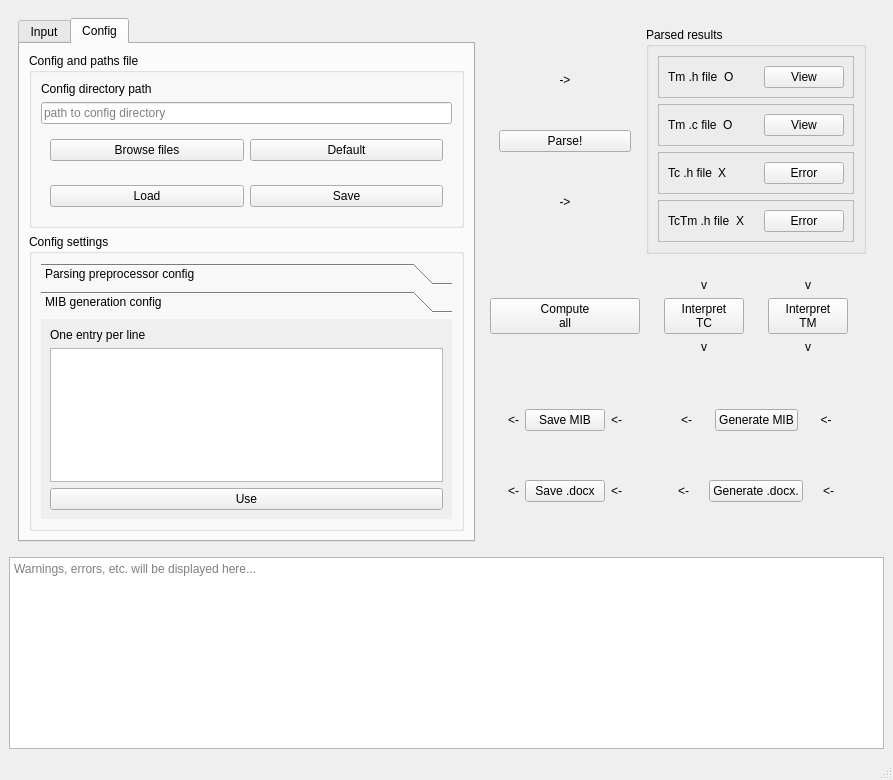
<?xml version="1.0" encoding="UTF-8"?>
<ui version="4.0">
 <class>MainWindow</class>
 <widget class="QMainWindow" name="MainWindow">
  <property name="geometry">
   <rect>
    <x>0</x>
    <y>0</y>
    <width>893</width>
    <height>780</height>
   </rect>
  </property>
  <property name="windowTitle">
   <string>MainWindow</string>
  </property>
  <widget class="QWidget" name="centralwidget">
   <layout class="QVBoxLayout" name="verticalLayout_27">
    <item>
     <widget class="QWidget" name="widget_2" native="true">
      <property name="sizePolicy">
       <sizepolicy hsizetype="Preferred" vsizetype="Preferred">
        <horstretch>0</horstretch>
        <verstretch>0</verstretch>
       </sizepolicy>
      </property>
      <layout class="QHBoxLayout" name="horizontalLayout_4">
       <item>
        <widget class="QTabWidget" name="tabWidget">
         <property name="currentIndex">
          <number>1</number>
         </property>
         <widget class="QWidget" name="tab">
          <attribute name="title">
           <string>Input</string>
          </attribute>
          <layout class="QVBoxLayout" name="verticalLayout">
           <item>
            <widget class="QGroupBox" name="groupBox">
             <property name="title">
              <string>Input</string>
             </property>
             <layout class="QVBoxLayout" name="verticalLayout_34">
              <item>
               <widget class="QToolBox" name="toolBox">
                <property name="currentIndex">
                 <number>3</number>
                </property>
                <widget class="QWidget" name="page_17">
                 <property name="geometry">
                  <rect>
                   <x>0</x>
                   <y>0</y>
                   <width>404</width>
                   <height>97</height>
                  </rect>
                 </property>
                 <attribute name="label">
                  <string>Tm .h file</string>
                 </attribute>
                 <layout class="QVBoxLayout" name="verticalLayout_23">
                  <item>
                   <widget class="QLabel" name="label_30">
                    <property name="sizePolicy">
                     <sizepolicy hsizetype="Preferred" vsizetype="Fixed">
                      <horstretch>0</horstretch>
                      <verstretch>0</verstretch>
                     </sizepolicy>
                    </property>
                    <property name="text">
                     <string>File path:</string>
                    </property>
                   </widget>
                  </item>
                  <item>
                   <widget class="QLineEdit" name="TmHfield">
                    <property name="text">
                     <string/>
                    </property>
                    <property name="placeholderText">
                     <string>path to file</string>
                    </property>
                   </widget>
                  </item>
                  <item>
                   <widget class="QPushButton" name="TmHbutton">
                    <property name="text">
                     <string>Browse files</string>
                    </property>
                   </widget>
                  </item>
                 </layout>
                </widget>
                <widget class="QWidget" name="page_18">
                 <property name="geometry">
                  <rect>
                   <x>0</x>
                   <y>0</y>
                   <width>404</width>
                   <height>97</height>
                  </rect>
                 </property>
                 <attribute name="label">
                  <string>Tm .c file</string>
                 </attribute>
                 <layout class="QVBoxLayout" name="verticalLayout_24">
                  <item>
                   <widget class="QLabel" name="label_31">
                    <property name="sizePolicy">
                     <sizepolicy hsizetype="Preferred" vsizetype="Fixed">
                      <horstretch>0</horstretch>
                      <verstretch>0</verstretch>
                     </sizepolicy>
                    </property>
                    <property name="text">
                     <string>File path:</string>
                    </property>
                   </widget>
                  </item>
                  <item>
                   <widget class="QLineEdit" name="TmCfield">
                    <property name="text">
                     <string/>
                    </property>
                    <property name="placeholderText">
                     <string>path to file</string>
                    </property>
                   </widget>
                  </item>
                  <item>
                   <widget class="QPushButton" name="TmCbutton">
                    <property name="text">
                     <string>Browse files</string>
                    </property>
                   </widget>
                  </item>
                 </layout>
                </widget>
                <widget class="QWidget" name="page_19">
                 <property name="geometry">
                  <rect>
                   <x>0</x>
                   <y>0</y>
                   <width>404</width>
                   <height>97</height>
                  </rect>
                 </property>
                 <attribute name="label">
                  <string>Tc .h file</string>
                 </attribute>
                 <layout class="QVBoxLayout" name="verticalLayout_25">
                  <item>
                   <widget class="QLabel" name="label_32">
                    <property name="sizePolicy">
                     <sizepolicy hsizetype="Preferred" vsizetype="Fixed">
                      <horstretch>0</horstretch>
                      <verstretch>0</verstretch>
                     </sizepolicy>
                    </property>
                    <property name="text">
                     <string>File path:</string>
                    </property>
                   </widget>
                  </item>
                  <item>
                   <widget class="QLineEdit" name="TcHfield">
                    <property name="text">
                     <string/>
                    </property>
                    <property name="placeholderText">
                     <string>path to file</string>
                    </property>
                   </widget>
                  </item>
                  <item>
                   <widget class="QPushButton" name="TcHbutton">
                    <property name="text">
                     <string>Browse files</string>
                    </property>
                   </widget>
                  </item>
                 </layout>
                </widget>
                <widget class="QWidget" name="page_20">
                 <property name="geometry">
                  <rect>
                   <x>0</x>
                   <y>0</y>
                   <width>404</width>
                   <height>97</height>
                  </rect>
                 </property>
                 <attribute name="label">
                  <string>TcTm .h file</string>
                 </attribute>
                 <layout class="QVBoxLayout" name="verticalLayout_26">
                  <item>
                   <widget class="QLabel" name="label_33">
                    <property name="sizePolicy">
                     <sizepolicy hsizetype="Preferred" vsizetype="Fixed">
                      <horstretch>0</horstretch>
                      <verstretch>0</verstretch>
                     </sizepolicy>
                    </property>
                    <property name="text">
                     <string>File path:</string>
                    </property>
                   </widget>
                  </item>
                  <item>
                   <widget class="QLineEdit" name="TcTmfield">
                    <property name="text">
                     <string/>
                    </property>
                    <property name="placeholderText">
                     <string>path to file</string>
                    </property>
                   </widget>
                  </item>
                  <item>
                   <widget class="QPushButton" name="TcTmbutton">
                    <property name="text">
                     <string>Browse files</string>
                    </property>
                   </widget>
                  </item>
                 </layout>
                </widget>
               </widget>
              </item>
             </layout>
            </widget>
           </item>
           <item>
            <widget class="QGroupBox" name="groupBox_3">
             <property name="title">
              <string>Output</string>
             </property>
             <layout class="QVBoxLayout" name="verticalLayout_36">
              <item>
               <widget class="QToolBox" name="toolBox_3">
                <property name="sizePolicy">
                 <sizepolicy hsizetype="Minimum" vsizetype="Preferred">
                  <horstretch>0</horstretch>
                  <verstretch>0</verstretch>
                 </sizepolicy>
                </property>
                <property name="currentIndex">
                 <number>1</number>
                </property>
                <widget class="QWidget" name="page_11">
                 <property name="geometry">
                  <rect>
                   <x>0</x>
                   <y>0</y>
                   <width>404</width>
                   <height>98</height>
                  </rect>
                 </property>
                 <attribute name="label">
                  <string>MIB</string>
                 </attribute>
                 <layout class="QVBoxLayout" name="verticalLayout_19">
                  <item>
                   <widget class="QLabel" name="label_24">
                    <property name="sizePolicy">
                     <sizepolicy hsizetype="Preferred" vsizetype="Fixed">
                      <horstretch>0</horstretch>
                      <verstretch>0</verstretch>
                     </sizepolicy>
                    </property>
                    <property name="text">
                     <string>Directory path:</string>
                    </property>
                   </widget>
                  </item>
                  <item>
                   <widget class="QLineEdit" name="outdirfield">
                    <property name="sizePolicy">
                     <sizepolicy hsizetype="Expanding" vsizetype="Fixed">
                      <horstretch>0</horstretch>
                      <verstretch>0</verstretch>
                     </sizepolicy>
                    </property>
                    <property name="text">
                     <string/>
                    </property>
                    <property name="placeholderText">
                     <string>path to directory</string>
                    </property>
                   </widget>
                  </item>
                  <item>
                   <widget class="QPushButton" name="outdirbutton">
                    <property name="text">
                     <string>Browse files</string>
                    </property>
                   </widget>
                  </item>
                 </layout>
                </widget>
                <widget class="QWidget" name="page_12">
                 <property name="geometry">
                  <rect>
                   <x>0</x>
                   <y>0</y>
                   <width>404</width>
                   <height>98</height>
                  </rect>
                 </property>
                 <attribute name="label">
                  <string>.docx</string>
                 </attribute>
                 <layout class="QVBoxLayout" name="verticalLayout_20">
                  <item>
                   <widget class="QLabel" name="label_25">
                    <property name="sizePolicy">
                     <sizepolicy hsizetype="Preferred" vsizetype="Fixed">
                      <horstretch>0</horstretch>
                      <verstretch>0</verstretch>
                     </sizepolicy>
                    </property>
                    <property name="text">
                     <string>File path:</string>
                    </property>
                   </widget>
                  </item>
                  <item>
                   <widget class="QLineEdit" name="outdocfield">
                    <property name="sizePolicy">
                     <sizepolicy hsizetype="Expanding" vsizetype="Fixed">
                      <horstretch>0</horstretch>
                      <verstretch>0</verstretch>
                     </sizepolicy>
                    </property>
                    <property name="placeholderText">
                     <string>path to file</string>
                    </property>
                   </widget>
                  </item>
                  <item>
                   <widget class="QPushButton" name="outdocbutton">
                    <property name="text">
                     <string>Browse files</string>
                    </property>
                   </widget>
                  </item>
                 </layout>
                </widget>
               </widget>
              </item>
             </layout>
            </widget>
           </item>
          </layout>
         </widget>
         <widget class="QWidget" name="tab_6">
          <attribute name="title">
           <string>Config</string>
          </attribute>
          <layout class="QVBoxLayout" name="verticalLayout_30">
           <item>
            <widget class="QGroupBox" name="groupBox_4">
             <property name="title">
              <string>Config and paths file</string>
             </property>
             <layout class="QVBoxLayout" name="verticalLayout_9">
              <item>
               <widget class="QLabel" name="label_34">
                <property name="text">
                 <string>Config directory path</string>
                </property>
               </widget>
              </item>
              <item>
               <widget class="QLineEdit" name="configfield">
                <property name="placeholderText">
                 <string>path to config directory</string>
                </property>
               </widget>
              </item>
              <item>
               <widget class="QWidget" name="widget_13" native="true">
                <layout class="QHBoxLayout" name="horizontalLayout_13">
                 <item>
                  <widget class="QPushButton" name="configbutton">
                   <property name="text">
                    <string>Browse files</string>
                   </property>
                  </widget>
                 </item>
                 <item>
                  <widget class="QPushButton" name="configdefault">
                   <property name="text">
                    <string>Default</string>
                   </property>
                  </widget>
                 </item>
                </layout>
               </widget>
              </item>
              <item>
               <widget class="QWidget" name="widget_4" native="true">
                <layout class="QHBoxLayout" name="horizontalLayout_6">
                 <item>
                  <widget class="QPushButton" name="configload">
                   <property name="text">
                    <string>Load</string>
                   </property>
                  </widget>
                 </item>
                 <item>
                  <widget class="QPushButton" name="configsave">
                   <property name="text">
                    <string>Save</string>
                   </property>
                  </widget>
                 </item>
                </layout>
               </widget>
              </item>
             </layout>
            </widget>
           </item>
           <item>
            <widget class="QGroupBox" name="groupBox_5">
             <property name="title">
              <string>Config settings</string>
             </property>
             <layout class="QVBoxLayout" name="verticalLayout_28">
              <item>
               <widget class="QToolBox" name="toolBox_2">
                <property name="currentIndex">
                 <number>1</number>
                </property>
                <widget class="QWidget" name="page_21">
                 <property name="geometry">
                  <rect>
                   <x>0</x>
                   <y>0</y>
                   <width>404</width>
                   <height>173</height>
                  </rect>
                 </property>
                 <attribute name="label">
                  <string>Parsing preprocessor config</string>
                 </attribute>
                 <layout class="QVBoxLayout" name="verticalLayout_31">
                  <item>
                   <widget class="QLabel" name="label_36">
                    <property name="text">
                     <string>One entry per line</string>
                    </property>
                   </widget>
                  </item>
                  <item>
                   <widget class="QPlainTextEdit" name="preparsefiled">
                    <property name="plainText">
                     <string/>
                    </property>
                    <property name="placeholderText">
                     <string/>
                    </property>
                   </widget>
                  </item>
                  <item>
                   <widget class="QPushButton" name="preparsebutton">
                    <property name="text">
                     <string>Use</string>
                    </property>
                   </widget>
                  </item>
                 </layout>
                </widget>
                <widget class="QWidget" name="page_22">
                 <property name="geometry">
                  <rect>
                   <x>0</x>
                   <y>0</y>
                   <width>404</width>
                   <height>173</height>
                  </rect>
                 </property>
                 <attribute name="label">
                  <string>MIB generation config</string>
                 </attribute>
                 <layout class="QVBoxLayout" name="verticalLayout_32">
                  <item>
                   <widget class="QLabel" name="label_37">
                    <property name="text">
                     <string>One entry per line</string>
                    </property>
                   </widget>
                  </item>
                  <item>
                   <widget class="QPlainTextEdit" name="mibfield"/>
                  </item>
                  <item>
                   <widget class="QPushButton" name="mibbutton">
                    <property name="text">
                     <string>Use</string>
                    </property>
                   </widget>
                  </item>
                 </layout>
                </widget>
               </widget>
              </item>
             </layout>
            </widget>
           </item>
          </layout>
         </widget>
        </widget>
       </item>
       <item>
        <widget class="QWidget" name="widget_6" native="true">
         <layout class="QGridLayout" name="gridLayout">
          <item row="0" column="1">
           <widget class="QGroupBox" name="groupBox_2">
            <property name="title">
             <string>Parsed results</string>
            </property>
            <layout class="QVBoxLayout" name="verticalLayout_7">
             <item>
              <widget class="QFrame" name="frame">
               <property name="frameShape">
                <enum>QFrame::StyledPanel</enum>
               </property>
               <property name="frameShadow">
                <enum>QFrame::Raised</enum>
               </property>
               <layout class="QHBoxLayout" name="horizontalLayout">
                <item>
                 <widget class="QLabel" name="label_7">
                  <property name="text">
                   <string>Tm .h file</string>
                  </property>
                 </widget>
                </item>
                <item>
                 <widget class="QLabel" name="TmHstatus">
                  <property name="text">
                   <string>O</string>
                  </property>
                  <property name="textFormat">
                   <enum>Qt::MarkdownText</enum>
                  </property>
                 </widget>
                </item>
                <item>
                 <widget class="QPushButton" name="TmHview">
                  <property name="text">
                   <string>View</string>
                  </property>
                 </widget>
                </item>
               </layout>
              </widget>
             </item>
             <item>
              <widget class="QFrame" name="frame_2">
               <property name="frameShape">
                <enum>QFrame::StyledPanel</enum>
               </property>
               <property name="frameShadow">
                <enum>QFrame::Raised</enum>
               </property>
               <layout class="QHBoxLayout" name="horizontalLayout_2">
                <item>
                 <widget class="QLabel" name="label_9">
                  <property name="text">
                   <string>Tm .c file</string>
                  </property>
                 </widget>
                </item>
                <item>
                 <widget class="QLabel" name="TmCstatus">
                  <property name="text">
                   <string>O</string>
                  </property>
                  <property name="textFormat">
                   <enum>Qt::MarkdownText</enum>
                  </property>
                 </widget>
                </item>
                <item>
                 <widget class="QPushButton" name="TmCview">
                  <property name="text">
                   <string>View</string>
                  </property>
                 </widget>
                </item>
               </layout>
              </widget>
             </item>
             <item>
              <widget class="QFrame" name="frame_3">
               <property name="frameShape">
                <enum>QFrame::StyledPanel</enum>
               </property>
               <property name="frameShadow">
                <enum>QFrame::Raised</enum>
               </property>
               <layout class="QHBoxLayout" name="horizontalLayout_3">
                <item>
                 <widget class="QLabel" name="label_11">
                  <property name="text">
                   <string>Tc .h file</string>
                  </property>
                 </widget>
                </item>
                <item>
                 <widget class="QLabel" name="TcHstatus">
                  <property name="text">
                   <string>X</string>
                  </property>
                  <property name="textFormat">
                   <enum>Qt::MarkdownText</enum>
                  </property>
                 </widget>
                </item>
                <item>
                 <widget class="QPushButton" name="TcHview">
                  <property name="text">
                   <string>Error</string>
                  </property>
                 </widget>
                </item>
               </layout>
              </widget>
             </item>
             <item>
              <widget class="QFrame" name="frame_4">
               <property name="frameShape">
                <enum>QFrame::StyledPanel</enum>
               </property>
               <property name="frameShadow">
                <enum>QFrame::Raised</enum>
               </property>
               <layout class="QHBoxLayout" name="horizontalLayout_5">
                <item>
                 <widget class="QLabel" name="label_13">
                  <property name="text">
                   <string>TcTm .h file</string>
                  </property>
                 </widget>
                </item>
                <item>
                 <widget class="QLabel" name="TcTmHstatus">
                  <property name="text">
                   <string>X</string>
                  </property>
                  <property name="textFormat">
                   <enum>Qt::MarkdownText</enum>
                  </property>
                 </widget>
                </item>
                <item>
                 <widget class="QPushButton" name="TcTmview">
                  <property name="text">
                   <string>Error</string>
                  </property>
                  <property name="checkable">
                   <bool>false</bool>
                  </property>
                  <property name="checked">
                   <bool>false</bool>
                  </property>
                  <property name="flat">
                   <bool>false</bool>
                  </property>
                 </widget>
                </item>
               </layout>
              </widget>
             </item>
            </layout>
           </widget>
          </item>
          <item row="0" column="0">
           <widget class="QWidget" name="widget" native="true">
            <layout class="QVBoxLayout" name="verticalLayout_6">
             <item>
              <widget class="QLabel" name="label_6">
               <property name="text">
                <string>-&gt;</string>
               </property>
               <property name="textFormat">
                <enum>Qt::MarkdownText</enum>
               </property>
               <property name="alignment">
                <set>Qt::AlignCenter</set>
               </property>
              </widget>
             </item>
             <item>
              <widget class="QPushButton" name="parsebutton">
               <property name="text">
                <string>Parse!</string>
               </property>
               <property name="autoExclusive">
                <bool>false</bool>
               </property>
               <property name="autoDefault">
                <bool>false</bool>
               </property>
               <property name="default">
                <bool>false</bool>
               </property>
              </widget>
             </item>
             <item>
              <widget class="QLabel" name="label_5">
               <property name="text">
                <string>-&gt;</string>
               </property>
               <property name="textFormat">
                <enum>Qt::MarkdownText</enum>
               </property>
               <property name="alignment">
                <set>Qt::AlignCenter</set>
               </property>
              </widget>
             </item>
            </layout>
           </widget>
          </item>
          <item row="2" column="0">
           <widget class="QPushButton" name="pushButton_33">
            <property name="text">
             <string>Compute
all</string>
            </property>
           </widget>
          </item>
          <item row="2" column="1">
           <widget class="QWidget" name="widget_3" native="true">
            <layout class="QHBoxLayout" name="horizontalLayout_8">
             <item>
              <widget class="QWidget" name="widget_7" native="true">
               <layout class="QVBoxLayout" name="verticalLayout_10">
                <item>
                 <widget class="QLabel" name="label_15">
                  <property name="text">
                   <string>v</string>
                  </property>
                  <property name="alignment">
                   <set>Qt::AlignCenter</set>
                  </property>
                 </widget>
                </item>
                <item>
                 <widget class="QPushButton" name="Tcbuild">
                  <property name="text">
                   <string>Interpret
TC</string>
                  </property>
                 </widget>
                </item>
                <item>
                 <widget class="QLabel" name="label_16">
                  <property name="text">
                   <string>v</string>
                  </property>
                  <property name="alignment">
                   <set>Qt::AlignCenter</set>
                  </property>
                 </widget>
                </item>
               </layout>
              </widget>
             </item>
             <item>
              <widget class="QWidget" name="widget_8" native="true">
               <layout class="QVBoxLayout" name="verticalLayout_29">
                <item>
                 <widget class="QLabel" name="label_17">
                  <property name="text">
                   <string>v</string>
                  </property>
                  <property name="alignment">
                   <set>Qt::AlignCenter</set>
                  </property>
                 </widget>
                </item>
                <item>
                 <widget class="QPushButton" name="Tmbuild">
                  <property name="text">
                   <string>Interpret
TM</string>
                  </property>
                 </widget>
                </item>
                <item>
                 <widget class="QLabel" name="label_35">
                  <property name="text">
                   <string>v</string>
                  </property>
                  <property name="alignment">
                   <set>Qt::AlignCenter</set>
                  </property>
                 </widget>
                </item>
               </layout>
              </widget>
             </item>
            </layout>
           </widget>
          </item>
          <item row="3" column="1">
           <widget class="QWidget" name="widget_9" native="true">
            <layout class="QVBoxLayout" name="verticalLayout_33">
             <item>
              <widget class="QWidget" name="widget_10" native="true">
               <layout class="QHBoxLayout" name="horizontalLayout_10">
                <item>
                 <widget class="QLabel" name="label_39">
                  <property name="text">
                   <string>&lt;-</string>
                  </property>
                  <property name="alignment">
                   <set>Qt::AlignCenter</set>
                  </property>
                 </widget>
                </item>
                <item>
                 <widget class="QPushButton" name="mibgen">
                  <property name="text">
                   <string>Generate MIB</string>
                  </property>
                 </widget>
                </item>
                <item>
                 <widget class="QLabel" name="label_38">
                  <property name="text">
                   <string>&lt;-</string>
                  </property>
                  <property name="alignment">
                   <set>Qt::AlignCenter</set>
                  </property>
                 </widget>
                </item>
               </layout>
              </widget>
             </item>
             <item>
              <widget class="QWidget" name="widget_11" native="true">
               <layout class="QHBoxLayout" name="horizontalLayout_9">
                <item>
                 <widget class="QLabel" name="label_40">
                  <property name="text">
                   <string>&lt;-</string>
                  </property>
                  <property name="alignment">
                   <set>Qt::AlignCenter</set>
                  </property>
                 </widget>
                </item>
                <item>
                 <widget class="QPushButton" name="docgen">
                  <property name="text">
                   <string>Generate .docx.</string>
                  </property>
                 </widget>
                </item>
                <item>
                 <widget class="QLabel" name="label_41">
                  <property name="text">
                   <string>&lt;-</string>
                  </property>
                  <property name="alignment">
                   <set>Qt::AlignCenter</set>
                  </property>
                 </widget>
                </item>
               </layout>
              </widget>
             </item>
            </layout>
           </widget>
          </item>
          <item row="3" column="0">
           <widget class="QWidget" name="widget_12" native="true">
            <layout class="QVBoxLayout" name="verticalLayout_35">
             <item>
              <widget class="QWidget" name="widget_14" native="true">
               <layout class="QHBoxLayout" name="horizontalLayout_11">
                <item>
                 <widget class="QLabel" name="label_42">
                  <property name="text">
                   <string>&lt;-</string>
                  </property>
                  <property name="alignment">
                   <set>Qt::AlignCenter</set>
                  </property>
                 </widget>
                </item>
                <item>
                 <widget class="QPushButton" name="mibsave">
                  <property name="text">
                   <string>Save MIB</string>
                  </property>
                 </widget>
                </item>
                <item>
                 <widget class="QLabel" name="label_43">
                  <property name="text">
                   <string>&lt;-</string>
                  </property>
                  <property name="alignment">
                   <set>Qt::AlignCenter</set>
                  </property>
                 </widget>
                </item>
               </layout>
              </widget>
             </item>
             <item>
              <widget class="QWidget" name="widget_15" native="true">
               <layout class="QHBoxLayout" name="horizontalLayout_12">
                <item>
                 <widget class="QLabel" name="label_44">
                  <property name="text">
                   <string>&lt;-</string>
                  </property>
                  <property name="alignment">
                   <set>Qt::AlignCenter</set>
                  </property>
                 </widget>
                </item>
                <item>
                 <widget class="QPushButton" name="docsave">
                  <property name="text">
                   <string>Save .docx</string>
                  </property>
                 </widget>
                </item>
                <item>
                 <widget class="QLabel" name="label_45">
                  <property name="text">
                   <string>&lt;-</string>
                  </property>
                  <property name="alignment">
                   <set>Qt::AlignCenter</set>
                  </property>
                 </widget>
                </item>
               </layout>
              </widget>
             </item>
            </layout>
           </widget>
          </item>
         </layout>
        </widget>
       </item>
      </layout>
     </widget>
    </item>
    <item>
     <widget class="QTextBrowser" name="console">
      <property name="sizePolicy">
       <sizepolicy hsizetype="Minimum" vsizetype="Minimum">
        <horstretch>0</horstretch>
        <verstretch>0</verstretch>
       </sizepolicy>
      </property>
      <property name="markdown">
       <string/>
      </property>
      <property name="html">
       <string>&lt;!DOCTYPE HTML PUBLIC &quot;-//W3C//DTD HTML 4.0//EN&quot; &quot;http://www.w3.org/TR/REC-html40/strict.dtd&quot;&gt;
&lt;html&gt;&lt;head&gt;&lt;meta name=&quot;qrichtext&quot; content=&quot;1&quot; /&gt;&lt;meta charset=&quot;utf-8&quot; /&gt;&lt;style type=&quot;text/css&quot;&gt;
p, li { white-space: pre-wrap; }
hr { height: 1px; border-width: 0; }
li.unchecked::marker { content: &quot;\2610&quot;; }
li.checked::marker { content: &quot;\2612&quot;; }
&lt;/style&gt;&lt;/head&gt;&lt;body style=&quot; font-family:'Ubuntu'; font-size:11pt; font-weight:400; font-style:normal;&quot;&gt;
&lt;p style=&quot;-qt-paragraph-type:empty; margin-top:0px; margin-bottom:0px; margin-left:0px; margin-right:0px; -qt-block-indent:0; text-indent:0px;&quot;&gt;&lt;br /&gt;&lt;/p&gt;&lt;/body&gt;&lt;/html&gt;</string>
      </property>
      <property name="placeholderText">
       <string>Warnings, errors, etc. will be displayed here...</string>
      </property>
     </widget>
    </item>
   </layout>
  </widget>
  <widget class="QStatusBar" name="statusbar"/>
 </widget>
 <resources/>
 <connections/>
</ui>
